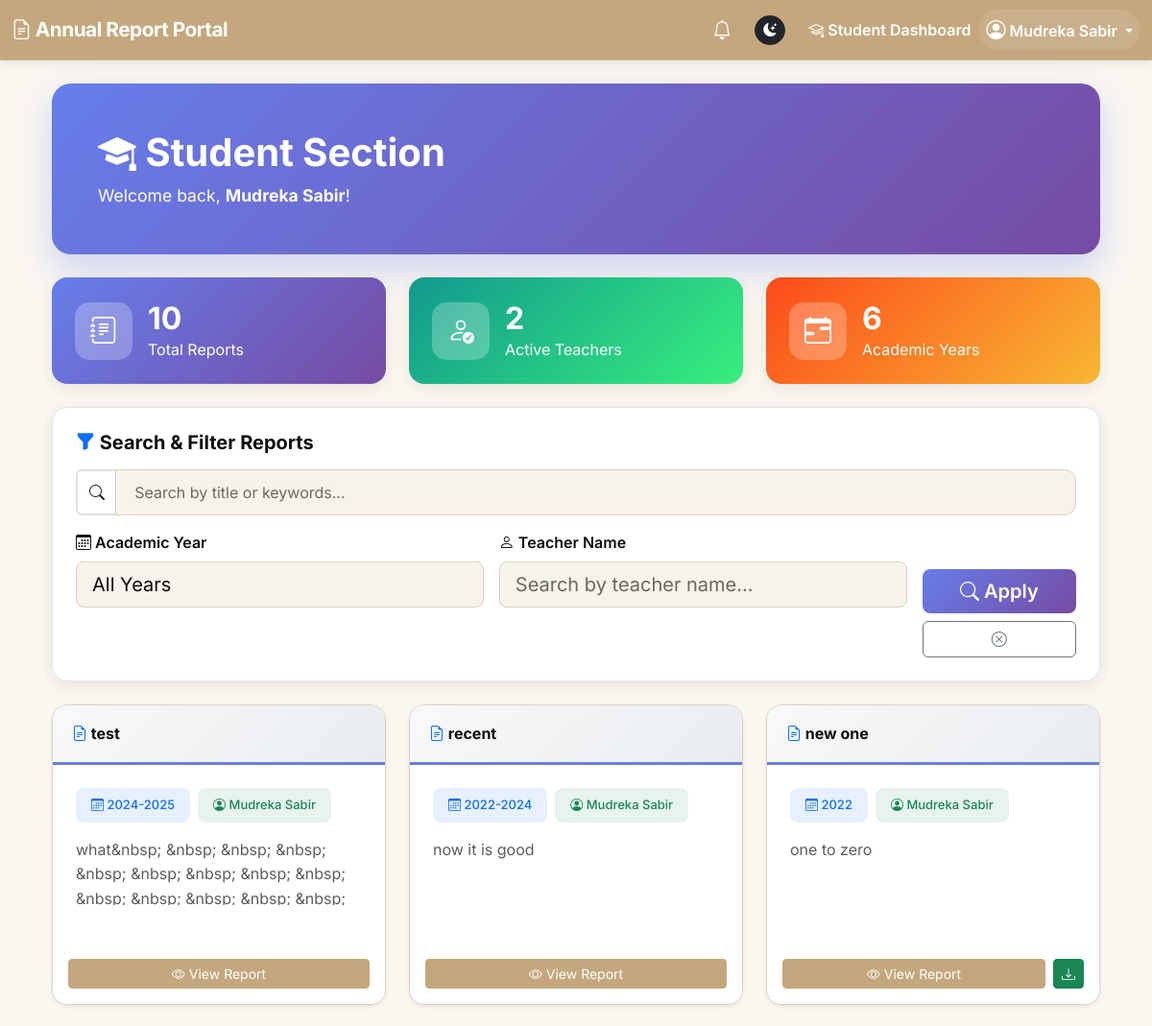
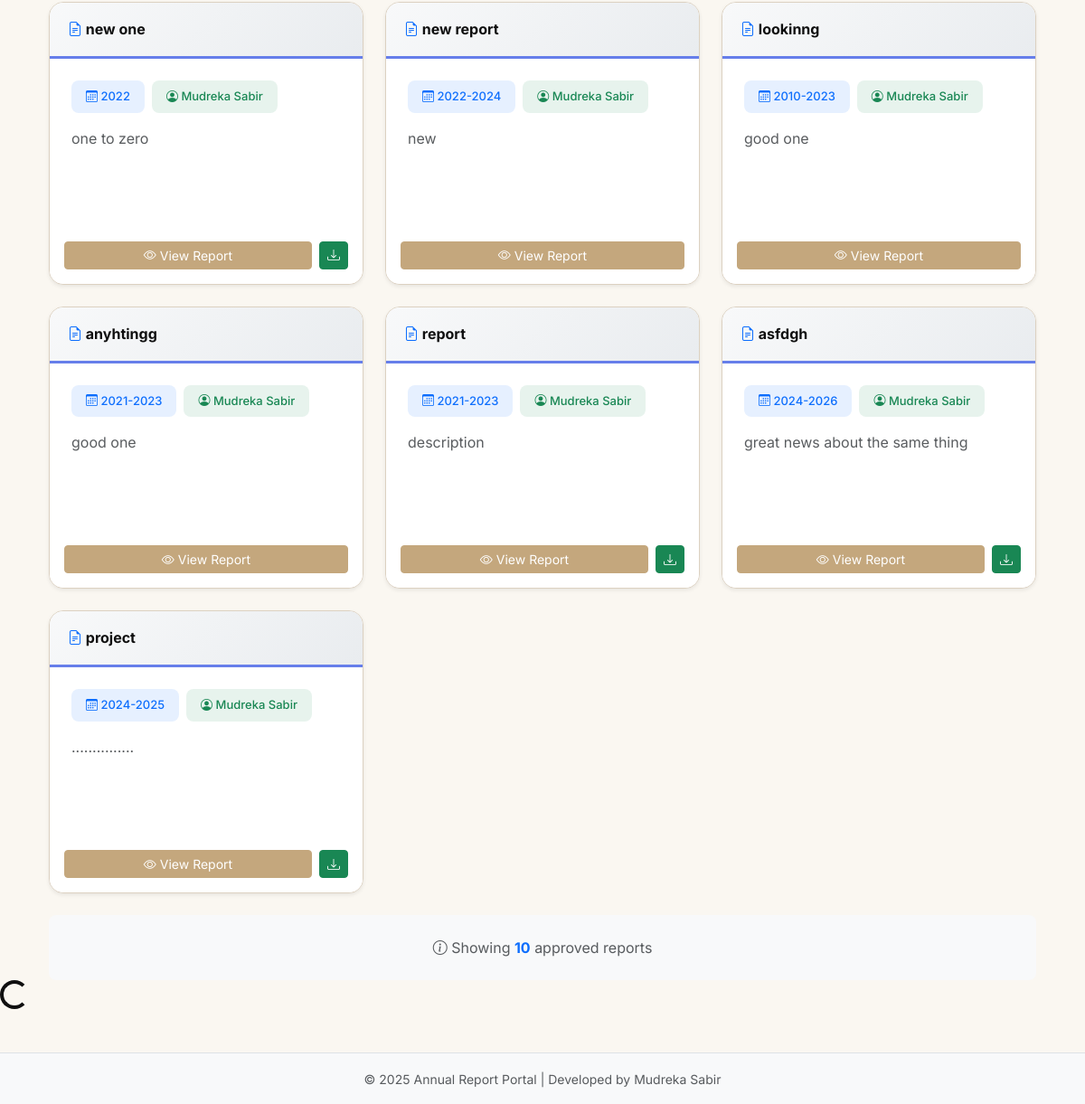
/student/dashboard.php (signed in), run on the app's committed database (2 pictures, top to bottom).
### tables this page shows
CREATE TABLE `annual_reports` (
  `id` int(11) NOT NULL,
  `title` varchar(255) NOT NULL,
  `academic_year` varchar(20) NOT NULL,
  `description` longtext DEFAULT NULL,
  `file_path` varchar(255) DEFAULT NULL,
  `uploaded_by` int(11) NOT NULL,
  `status` enum('draft','pending','approved','rejected') DEFAULT 'draft',
  `reviewed_by` int(11) DEFAULT NULL,
  `reviewed_at` datetime DEFAULT NULL,
  `remarks` text DEFAULT NULL,
  `uploaded_at` datetime DEFAULT current_timestamp(),
  `created_at` timestamp NOT NULL DEFAULT current_timestamp(),
  `content` longtext DEFAULT NULL,
  `updated_at` timestamp NOT NULL DEFAULT current_timestamp() ON UPDATE current_timestamp(),
  `submitted_at` datetime DEFAULT NULL
);

CREATE TABLE `users` (
  `id` int(11) NOT NULL,
  `name` varchar(100) NOT NULL,
  `email` varchar(100) NOT NULL,
  `password` varchar(255) DEFAULT NULL,
  `role` enum('admin','teacher','student','coordinator') NOT NULL DEFAULT 'student',
  `approval_status` enum('pending','approved','rejected') DEFAULT 'approved',
  `created_at` datetime DEFAULT current_timestamp(),
  `account_status` enum('active','disabled') DEFAULT 'active',
  `last_login` datetime DEFAULT NULL,
  `updated_at` timestamp NOT NULL DEFAULT current_timestamp() ON UPDATE current_timestamp()
);

### student/dashboard.php (the view, shortened to what this page needs)
<?php
include('../includes/header.php');
$teacherFilter = $_GET['teacher'] ?? '';
$searchQuery = $_GET['search'] ?? '';
$query = "
  SELECT a.*, u.name AS teacher_name
  FROM annual_reports a
  JOIN users u ON a.uploaded_by = u.id
  WHERE a.status = 'approved'
";
$query .= " ORDER BY a.submitted_at DESC, a.created_at DESC";
$reports = $conn->query($query);
$stats = $conn->query("
  SELECT
    COUNT(*) as total_reports,
    COUNT(DISTINCT uploaded_by) as total_teachers,
    COUNT(DISTINCT academic_year) as total_years
  FROM annual_reports WHERE status='approved'
")->fetch_assoc();
?>
<link rel="stylesheet" href="../assets/style.css">
<link href="https://cdn.jsdelivr.net/npm/bootstrap-icons@1.10.0/font/bootstrap-icons.css" rel="stylesheet">
<div class="container mt-4">
  <div class="hero-gradient text-white p-5 mb-4">
    <div class="d-flex justify-content-between align-items-center flex-wrap">
      <div>
        <h1 class="fw-bold mb-2">
          <i class="bi bi-mortarboard-fill"></i> Student Section
        </h1>
        <p class="mb-0 opacity-90" style="font-size: 1.1rem;">
          Welcome back, <strong><?= htmlspecialchars($_SESSION['name'] ?? 'Student') ?></strong>!
        </p>
      </div>
    </div>
  </div>
  <div class="row g-4 mb-4">
    <div class="col-md-4">
      <div class="stat-card text-white card-gradient-1">
        <div class="d-flex align-items-center">
          <div class="stat-icon bg-white bg-opacity-25 me-3">
            <i class="bi bi-journal-text"></i>
          </div>
          <div>
            <h2 class="fw-bold mb-0"><?= $stats['total_reports'] ?></h2>
            <p class="mb-0 opacity-90">Total Reports</p>
          </div>
        </div>
      </div>
    </div>
    <div class="col-md-4">
      <div class="stat-card text-white card-gradient-2">
        <div class="d-flex align-items-center">
          <div class="stat-icon bg-white bg-opacity-25 me-3">
            <i class="bi bi-person-check"></i>
          </div>
          <div>
            <h2 class="fw-bold mb-0"><?= $stats['total_teachers'] ?></h2>
            <p class="mb-0 opacity-90">Active Teachers</p>
          </div>
        </div>
      </div>
    </div>
    <div class="col-md-4">
      <div class="stat-card text-white card-gradient-3">
        <div class="d-flex align-items-center">
          <div class="stat-icon bg-white bg-opacity-25 me-3">
            <i class="bi bi-calendar-range"></i>
          </div>
          <div>
            <h2 class="fw-bold mb-0"><?= $stats['total_years'] ?></h2>
            <p class="mb-0 opacity-90">Academic Years</p>
          </div>
        </div>
      </div>
    </div>
  </div>
  <div class="filter-card p-4 mb-4">
    <h5 class="fw-bold mb-3">
      <i class="bi bi-funnel-fill text-primary"></i> Search & Filter Reports
    </h5>
    <form method="GET">
      <div class="row g-3">
        <div class="col-md-12">
          <div class="input-group">
            <span class="input-group-text bg-white border-2 border-end-0">
              <i class="bi bi-search"></i>
            </span>
            <input type="text"
                   name="search"
                   value="<?= htmlspecialchars($searchQuery) ?>"
                   class="form-control search-input border-start-0 border-2"
                   placeholder="Search by title or keywords...">
          </div>
        </div>
        <div class="col-md-5">
          <label class="form-label fw-semibold">
            <i class="bi bi-calendar3"></i> Academic Year
          </label>
          <select name="year" class="form-select form-select-lg">
            <option value="">All Years</option>
          </select>
        </div>
        <div class="col-md-5">
          <label class="form-label fw-semibold">
            <i class="bi bi-person"></i> Teacher Name
          </label>
          <input type="text"
                 name="teacher"
                 value="<?= htmlspecialchars($teacherFilter) ?>"
                 class="form-control form-control-lg"
                 placeholder="Search by teacher name...">
        </div>
        <div class="col-md-2 d-flex flex-column gap-2">
          <button type="submit" class="btn btn-gradient btn-lg">
            <i class="bi bi-search"></i> Apply
          </button>
          <a href="dashboard.php" class="btn btn-outline-secondary">
            <i class="bi bi-x-circle"></i>
          </a>
        </div>
      </div>
    </form>
  </div>
  <?php if ($reports->num_rows > 0): ?>
    <div class="row g-4 mb-4">
      <?php while ($r = $reports->fetch_assoc()): ?>
        <div class="col-lg-4 col-md-6">
          <div class="card report-card shadow-sm">
            <div class="report-card-header">
              <h6 class="fw-bold mb-0 text-truncate" title="<?= htmlspecialchars($r['title']) ?>">
                <i class="bi bi-file-earmark-text text-primary"></i>
                <?= htmlspecialchars($r['title']) ?>
              </h6>
            </div>
            <div class="card-body p-4">
              <div class="mb-3 d-flex flex-wrap gap-2">
                <span class="badge-custom bg-primary bg-opacity-10 text-primary">
                  <i class="bi bi-calendar3"></i> <?= htmlspecialchars($r['academic_year']) ?>
                </span>
                <span class="badge-custom bg-success bg-opacity-10 text-success">
                  <i class="bi bi-person-circle"></i> <?= htmlspecialchars($r['teacher_name']) ?>
                </span>
              </div>
              <p class="text-muted" style="height: 70px; overflow: hidden; line-height: 1.6;">
                <?php
                  $preview = !empty($r['description']) ? $r['description'] : strip_tags($r['content']);
                  echo htmlspecialchars(substr($preview, 0, 120));
                ?>
              </p>
            </div>
            <div class="card-footer bg-white border-0 d-flex gap-2 p-3">
              <a href="view_report.php?id=<?= $r['id'] ?>" class="btn btn-primary btn-sm flex-fill">
                <i class="bi bi-eye"></i> View Report
              </a>
              <?php if (!empty($r['file_path'])): ?>
                <a href="../<?= htmlspecialchars($r['file_path']) ?>"
                   download
                   class="btn btn-success btn-sm"
                   title="Download">
                  <i class="bi bi-download"></i>
                </a>
              <?php endif; ?>
            </div>
          </div>
        </div>
      <?php endwhile; ?>
    </div>
    <div class="text-center p-4 bg-light rounded-3">
      <p class="mb-0 text-muted">
        <i class="bi bi-info-circle"></i>
        Showing <strong class="text-primary"><?= $reports->num_rows ?></strong> approved report<?= $reports->num_rows != 1 ? 's' : '' ?>
      </p>
    </div>
  <?php endif; ?>
</div>
<?php include('../includes/footer.php'); ?>

### styles/style.css (style rules this page uses)
:root { --bg-main: #FAF7F1; --bg-card: #FFFFFF; --bg-accent: #F0E7D9; --primary: #C4A77D; --primary-hover: #B19169; --text-main: #0F0F0F; --text-light: #4B463F; --border-light: #DCD1C1; --border-dark: #C8B79F; --success: #6CAA6C; --warning: #D8B178; --danger: #CE6969; --secondary: #BBAA8B; }
body { background: var(--bg-main) !important; color: var(--text-main) !important; font-family: "Inter", sans-serif; }
.btn-primary { background: var(--primary) !important; border-color: var(--primary) !important; color: #fff !important; }
.card, .shadow-sm { background: var(--bg-card) !important; color: var(--text-main) !important; border: 1px solid var(--border-light) !important; border-radius: 14px; }
.form-control, .form-select { background: #F7F2EB !important; border: 1px solid var(--border-light) !important; color: var(--text-main) !important; }
.form-control::placeholder { color: #6F675E !important; }

### includes/header.php (style rules this page uses)
body { font-family: 'Inter', sans-serif; }

### student/dashboard.php (style rules this page uses)
body { font-family: 'Inter', sans-serif; background-color: #f4f6f9; }
.hero-gradient { background: linear-gradient(135deg, #667eea 0%, #764ba2 100%); border-radius: 20px; box-shadow: 0 15px 35px rgba(102, 126, 234, 0.3); }
.stat-card { background: white; border-radius: 16px; padding: 1.5rem; box-shadow: 0 4px 15px rgba(0,0,0,0.08); transition: all 0.3s ease; border: none; overflow: hidden; }
.stat-icon { width: 60px; height: 60px; border-radius: 15px; display: flex; align-items: center; justify-content: center; font-size: 28px; }
.card-gradient-1 { background: linear-gradient(135deg, #667eea 0%, #764ba2 100%); }
.card-gradient-2 { background: linear-gradient(135deg, #11998e 0%, #38ef7d 100%); }
.card-gradient-3 { background: linear-gradient(135deg, #fc4a1a 0%, #f7b733 100%); }
.report-card { border-radius: 16px; transition: all 0.3s ease; border: 1px solid #e5e7eb; overflow: hidden; height: 100%; background: white; }
.report-card-header { background: linear-gradient(135deg, #f8f9fa 0%, #e9ecef 100%); padding: 1.25rem; border-bottom: 3px solid #667eea; }
.filter-card { background: white; border-radius: 16px; box-shadow: 0 4px 15px rgba(0,0,0,0.08); border: 1px solid #e5e7eb; }
.badge-custom { padding: 0.5rem 1rem; border-radius: 8px; font-size: 13px; font-weight: 500; }
.search-input { border-radius: 12px; border: 2px solid #e5e7eb; padding: 0.7rem 1.2rem; transition: all 0.3s ease; }
.btn-gradient { background: linear-gradient(135deg, #667eea 0%, #764ba2 100%); border: none; color: white; transition: all 0.3s ease; font-weight: 600; }

### data on the page
annual_reports: title "test", academic_year "2024-2025", uploaded_by.name "Mudreka Sabir", substr($preview, 0, 120) "what&nbsp; &nbsp; &nbsp; &nbsp; &nbsp; &nbsp; &nbsp; &nbsp; &nbsp; &nbsp; &nbsp; &nbsp; &nbsp; &nbsp;…"
annual_reports: title "recent", academic_year "2022-2024", uploaded_by.name "Mudreka Sabir", description "now it is good"
annual_reports: title "new one", academic_year "2022", uploaded_by.name "Mudreka Sabir", description "one to zero"
annual_reports: title "new one", academic_year "2022", uploaded_by.name "Mudreka Sabir", description "one to zero"
annual_reports: title "new report", academic_year "2022-2024", uploaded_by.name "Mudreka Sabir", description "new"
annual_reports: title "lookinng", academic_year "2010-2023", uploaded_by.name "Mudreka Sabir", description "good one"
annual_reports: title "anyhtingg", academic_year "2021-2023", uploaded_by.name "Mudreka Sabir", description "good one"
annual_reports: title "report", academic_year "2021-2023", uploaded_by.name "Mudreka Sabir", description "description"
annual_reports: title "asfdgh", academic_year "2024-2026", uploaded_by.name "Mudreka Sabir", description "great news about the same thing"
annual_reports: title "project", academic_year "2024-2025", uploaded_by.name "Mudreka Sabir", description "..............."

### other printed values
$_SESSION['name'] "Mudreka Sabir"
$stats['total_reports'] "10"
$stats['total_teachers'] "2"
$stats['total_years'] "6"
$reports->num_rows "10"
